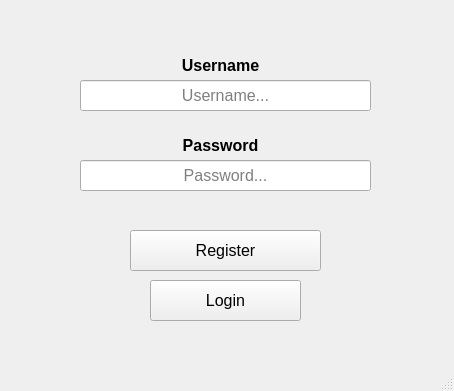
<?xml version="1.0" encoding="UTF-8"?>
<ui version="4.0">
 <class>MainWindow</class>
 <widget class="QMainWindow" name="MainWindow">
  <property name="geometry">
   <rect>
    <x>0</x>
    <y>0</y>
    <width>454</width>
    <height>391</height>
   </rect>
  </property>
  <property name="windowTitle">
   <string>MainWindow</string>
  </property>
  <widget class="QWidget" name="centralwidget">
   <widget class="QLineEdit" name="password_line_edit">
    <property name="geometry">
     <rect>
      <x>80</x>
      <y>160</y>
      <width>291</width>
      <height>31</height>
     </rect>
    </property>
    <property name="font">
     <font>
      <pointsize>12</pointsize>
     </font>
    </property>
    <property name="alignment">
     <set>Qt::AlignCenter</set>
    </property>
    <property name="placeholderText">
     <string>Password...</string>
    </property>
   </widget>
   <widget class="QLabel" name="username_label">
    <property name="geometry">
     <rect>
      <x>80</x>
      <y>50</y>
      <width>281</width>
      <height>31</height>
     </rect>
    </property>
    <property name="font">
     <font>
      <pointsize>12</pointsize>
      <weight>75</weight>
      <italic>false</italic>
      <bold>true</bold>
     </font>
    </property>
    <property name="text">
     <string>Username</string>
    </property>
    <property name="alignment">
     <set>Qt::AlignCenter</set>
    </property>
   </widget>
   <widget class="QPushButton" name="register_button">
    <property name="geometry">
     <rect>
      <x>130</x>
      <y>230</y>
      <width>191</width>
      <height>41</height>
     </rect>
    </property>
    <property name="font">
     <font>
      <pointsize>12</pointsize>
      <weight>50</weight>
      <bold>false</bold>
     </font>
    </property>
    <property name="text">
     <string>Register</string>
    </property>
   </widget>
   <widget class="QPushButton" name="login_button_2">
    <property name="geometry">
     <rect>
      <x>150</x>
      <y>280</y>
      <width>151</width>
      <height>41</height>
     </rect>
    </property>
    <property name="font">
     <font>
      <pointsize>12</pointsize>
      <weight>50</weight>
      <bold>false</bold>
     </font>
    </property>
    <property name="text">
     <string>Login</string>
    </property>
   </widget>
   <widget class="QLabel" name="password_label">
    <property name="geometry">
     <rect>
      <x>80</x>
      <y>130</y>
      <width>281</width>
      <height>31</height>
     </rect>
    </property>
    <property name="font">
     <font>
      <pointsize>12</pointsize>
      <weight>75</weight>
      <bold>true</bold>
      <strikeout>false</strikeout>
     </font>
    </property>
    <property name="text">
     <string>Password</string>
    </property>
    <property name="alignment">
     <set>Qt::AlignCenter</set>
    </property>
   </widget>
   <widget class="QLineEdit" name="username_line_edit">
    <property name="geometry">
     <rect>
      <x>80</x>
      <y>80</y>
      <width>291</width>
      <height>31</height>
     </rect>
    </property>
    <property name="font">
     <font>
      <pointsize>12</pointsize>
     </font>
    </property>
    <property name="alignment">
     <set>Qt::AlignCenter</set>
    </property>
    <property name="placeholderText">
     <string>Username...</string>
    </property>
   </widget>
  </widget>
  <widget class="QStatusBar" name="statusbar"/>
 </widget>
 <resources/>
 <connections/>
</ui>
